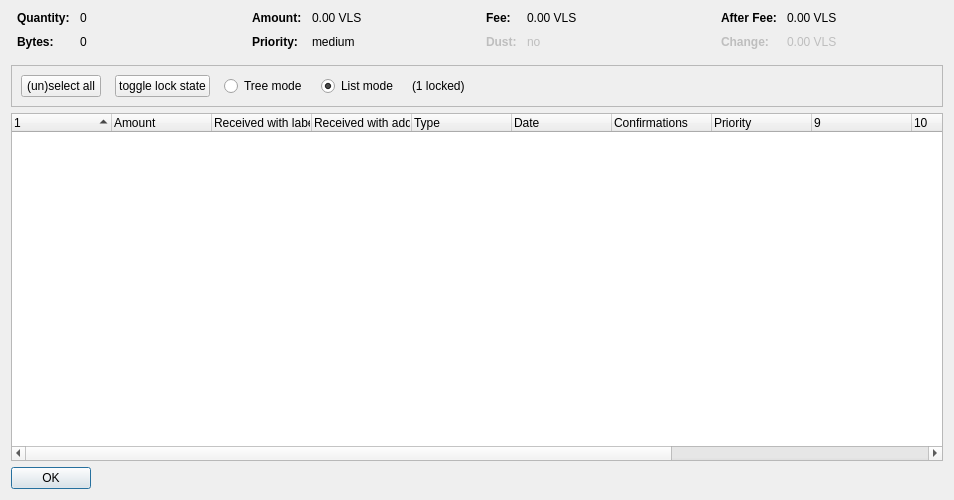
<?xml version="1.0" encoding="UTF-8"?>
<ui version="4.0">
 <class>CoinControlDialog</class>
 <widget class="QDialog" name="CoinControlDialog">
  <property name="geometry">
   <rect>
    <x>0</x>
    <y>0</y>
    <width>954</width>
    <height>500</height>
   </rect>
  </property>
  <property name="windowTitle">
   <string>Coin Selection</string>
  </property>
  <layout class="QVBoxLayout" name="verticalLayout">
   <item>
    <layout class="QHBoxLayout" name="horizontalLayoutTop" stretch="0,0,0,0">
     <property name="topMargin">
      <number>0</number>
     </property>
     <property name="bottomMargin">
      <number>10</number>
     </property>
     <item>
      <layout class="QFormLayout" name="formLayoutCoinControl1">
       <property name="horizontalSpacing">
        <number>10</number>
       </property>
       <property name="verticalSpacing">
        <number>10</number>
       </property>
       <property name="leftMargin">
        <number>6</number>
       </property>
       <property name="rightMargin">
        <number>6</number>
       </property>
       <item row="0" column="0">
        <widget class="QLabel" name="labelCoinControlQuantityText">
         <property name="font">
          <font>
           <weight>75</weight>
           <bold>true</bold>
          </font>
         </property>
         <property name="text">
          <string>Quantity:</string>
         </property>
        </widget>
       </item>
       <item row="0" column="1">
        <widget class="QLabel" name="labelCoinControlQuantity">
         <property name="cursor">
          <cursorShape>IBeamCursor</cursorShape>
         </property>
         <property name="contextMenuPolicy">
          <enum>Qt::ActionsContextMenu</enum>
         </property>
         <property name="text">
          <string notr="true">0</string>
         </property>
         <property name="textInteractionFlags">
          <set>Qt::LinksAccessibleByMouse|Qt::TextSelectableByKeyboard|Qt::TextSelectableByMouse</set>
         </property>
        </widget>
       </item>
       <item row="1" column="0">
        <widget class="QLabel" name="labelCoinControlBytesText">
         <property name="font">
          <font>
           <weight>75</weight>
           <bold>true</bold>
          </font>
         </property>
         <property name="text">
          <string>Bytes:</string>
         </property>
        </widget>
       </item>
       <item row="1" column="1">
        <widget class="QLabel" name="labelCoinControlBytes">
         <property name="cursor">
          <cursorShape>IBeamCursor</cursorShape>
         </property>
         <property name="contextMenuPolicy">
          <enum>Qt::ActionsContextMenu</enum>
         </property>
         <property name="text">
          <string notr="true">0</string>
         </property>
         <property name="textInteractionFlags">
          <set>Qt::LinksAccessibleByMouse|Qt::TextSelectableByKeyboard|Qt::TextSelectableByMouse</set>
         </property>
        </widget>
       </item>
      </layout>
     </item>
     <item>
      <layout class="QFormLayout" name="formLayoutCoinControl2">
       <property name="horizontalSpacing">
        <number>10</number>
       </property>
       <property name="verticalSpacing">
        <number>10</number>
       </property>
       <property name="leftMargin">
        <number>6</number>
       </property>
       <property name="rightMargin">
        <number>6</number>
       </property>
       <item row="0" column="0">
        <widget class="QLabel" name="labelCoinControlAmountText">
         <property name="font">
          <font>
           <weight>75</weight>
           <bold>true</bold>
          </font>
         </property>
         <property name="text">
          <string>Amount:</string>
         </property>
        </widget>
       </item>
       <item row="0" column="1">
        <widget class="QLabel" name="labelCoinControlAmount">
         <property name="cursor">
          <cursorShape>IBeamCursor</cursorShape>
         </property>
         <property name="contextMenuPolicy">
          <enum>Qt::ActionsContextMenu</enum>
         </property>
         <property name="text">
          <string notr="true">0.00 VLS</string>
         </property>
         <property name="textInteractionFlags">
          <set>Qt::LinksAccessibleByMouse|Qt::TextSelectableByKeyboard|Qt::TextSelectableByMouse</set>
         </property>
        </widget>
       </item>
       <item row="1" column="0">
        <widget class="QLabel" name="labelCoinControlPriorityText">
         <property name="font">
          <font>
           <weight>75</weight>
           <bold>true</bold>
          </font>
         </property>
         <property name="text">
          <string>Priority:</string>
         </property>
        </widget>
       </item>
       <item row="1" column="1">
        <widget class="QLabel" name="labelCoinControlPriority">
         <property name="cursor">
          <cursorShape>IBeamCursor</cursorShape>
         </property>
         <property name="contextMenuPolicy">
          <enum>Qt::ActionsContextMenu</enum>
         </property>
         <property name="text">
          <string>medium</string>
         </property>
         <property name="textInteractionFlags">
          <set>Qt::LinksAccessibleByMouse|Qt::TextSelectableByKeyboard|Qt::TextSelectableByMouse</set>
         </property>
        </widget>
       </item>
      </layout>
     </item>
     <item>
      <layout class="QFormLayout" name="formLayoutCoinControl3">
       <property name="horizontalSpacing">
        <number>10</number>
       </property>
       <property name="verticalSpacing">
        <number>10</number>
       </property>
       <property name="leftMargin">
        <number>6</number>
       </property>
       <property name="rightMargin">
        <number>6</number>
       </property>
       <item row="0" column="0">
        <widget class="QLabel" name="labelCoinControlFeeText">
         <property name="font">
          <font>
           <weight>75</weight>
           <bold>true</bold>
          </font>
         </property>
         <property name="text">
          <string>Fee:</string>
         </property>
        </widget>
       </item>
       <item row="0" column="1">
        <widget class="QLabel" name="labelCoinControlFee">
         <property name="cursor">
          <cursorShape>IBeamCursor</cursorShape>
         </property>
         <property name="contextMenuPolicy">
          <enum>Qt::ActionsContextMenu</enum>
         </property>
         <property name="text">
          <string notr="true">0.00 VLS</string>
         </property>
         <property name="textInteractionFlags">
          <set>Qt::LinksAccessibleByMouse|Qt::TextSelectableByKeyboard|Qt::TextSelectableByMouse</set>
         </property>
        </widget>
       </item>
       <item row="1" column="0">
        <widget class="QLabel" name="labelCoinControlLowOutputText">
         <property name="enabled">
          <bool>false</bool>
         </property>
         <property name="font">
          <font>
           <weight>75</weight>
           <bold>true</bold>
          </font>
         </property>
         <property name="text">
          <string>Dust:</string>
         </property>
        </widget>
       </item>
       <item row="1" column="1">
        <widget class="QLabel" name="labelCoinControlLowOutput">
         <property name="enabled">
          <bool>false</bool>
         </property>
         <property name="cursor">
          <cursorShape>IBeamCursor</cursorShape>
         </property>
         <property name="contextMenuPolicy">
          <enum>Qt::ActionsContextMenu</enum>
         </property>
         <property name="text">
          <string>no</string>
         </property>
         <property name="textInteractionFlags">
          <set>Qt::LinksAccessibleByMouse|Qt::TextSelectableByKeyboard|Qt::TextSelectableByMouse</set>
         </property>
        </widget>
       </item>
      </layout>
     </item>
     <item>
      <layout class="QFormLayout" name="formLayoutCoinControl4">
       <property name="horizontalSpacing">
        <number>10</number>
       </property>
       <property name="verticalSpacing">
        <number>10</number>
       </property>
       <property name="leftMargin">
        <number>6</number>
       </property>
       <property name="rightMargin">
        <number>6</number>
       </property>
       <item row="0" column="0">
        <widget class="QLabel" name="labelCoinControlAfterFeeText">
         <property name="font">
          <font>
           <weight>75</weight>
           <bold>true</bold>
          </font>
         </property>
         <property name="text">
          <string>After Fee:</string>
         </property>
        </widget>
       </item>
       <item row="0" column="1">
        <widget class="QLabel" name="labelCoinControlAfterFee">
         <property name="cursor">
          <cursorShape>IBeamCursor</cursorShape>
         </property>
         <property name="contextMenuPolicy">
          <enum>Qt::ActionsContextMenu</enum>
         </property>
         <property name="text">
          <string notr="true">0.00 VLS</string>
         </property>
         <property name="textInteractionFlags">
          <set>Qt::LinksAccessibleByMouse|Qt::TextSelectableByKeyboard|Qt::TextSelectableByMouse</set>
         </property>
        </widget>
       </item>
       <item row="1" column="0">
        <widget class="QLabel" name="labelCoinControlChangeText">
         <property name="enabled">
          <bool>false</bool>
         </property>
         <property name="font">
          <font>
           <weight>75</weight>
           <bold>true</bold>
          </font>
         </property>
         <property name="text">
          <string>Change:</string>
         </property>
        </widget>
       </item>
       <item row="1" column="1">
        <widget class="QLabel" name="labelCoinControlChange">
         <property name="enabled">
          <bool>false</bool>
         </property>
         <property name="cursor">
          <cursorShape>IBeamCursor</cursorShape>
         </property>
         <property name="contextMenuPolicy">
          <enum>Qt::ActionsContextMenu</enum>
         </property>
         <property name="text">
          <string notr="true">0.00 VLS</string>
         </property>
         <property name="textInteractionFlags">
          <set>Qt::LinksAccessibleByMouse|Qt::TextSelectableByKeyboard|Qt::TextSelectableByMouse</set>
         </property>
        </widget>
       </item>
      </layout>
     </item>
    </layout>
   </item>
   <item>
    <widget class="QFrame" name="frame">
     <property name="minimumSize">
      <size>
       <width>0</width>
       <height>40</height>
      </size>
     </property>
     <property name="frameShape">
      <enum>QFrame::StyledPanel</enum>
     </property>
     <property name="frameShadow">
      <enum>QFrame::Sunken</enum>
     </property>
     <layout class="QHBoxLayout" name="horizontalLayout">
      <item>
       <layout class="QHBoxLayout" name="horizontalLayoutPanel" stretch="0,0,0,0,0,0">
        <property name="spacing">
         <number>14</number>
        </property>
        <item>
         <widget class="QPushButton" name="pushButtonSelectAll">
          <property name="sizePolicy">
           <sizepolicy hsizetype="Maximum" vsizetype="Fixed">
            <horstretch>0</horstretch>
            <verstretch>0</verstretch>
           </sizepolicy>
          </property>
          <property name="text">
           <string>(un)select all</string>
          </property>
          <property name="autoDefault">
           <bool>false</bool>
          </property>
         </widget>
        </item>
        <item>
         <widget class="QPushButton" name="pushButtonToggleLock">
          <property name="sizePolicy">
           <sizepolicy hsizetype="Maximum" vsizetype="Fixed">
            <horstretch>0</horstretch>
            <verstretch>0</verstretch>
           </sizepolicy>
          </property>
          <property name="text">
           <string>toggle lock state</string>
          </property>
          <property name="autoDefault">
           <bool>false</bool>
          </property>
         </widget>
        </item>
        <item>
         <widget class="QRadioButton" name="radioTreeMode">
          <property name="sizePolicy">
           <sizepolicy hsizetype="Maximum" vsizetype="Fixed">
            <horstretch>0</horstretch>
            <verstretch>0</verstretch>
           </sizepolicy>
          </property>
          <property name="text">
           <string>Tree mode</string>
          </property>
         </widget>
        </item>
        <item>
         <widget class="QRadioButton" name="radioListMode">
          <property name="sizePolicy">
           <sizepolicy hsizetype="Maximum" vsizetype="Fixed">
            <horstretch>0</horstretch>
            <verstretch>0</verstretch>
           </sizepolicy>
          </property>
          <property name="text">
           <string>List mode</string>
          </property>
          <property name="checked">
           <bool>true</bool>
          </property>
         </widget>
        </item>
        <item>
         <widget class="QLabel" name="labelLocked">
          <property name="text">
           <string>(1 locked)</string>
          </property>
         </widget>
        </item>
        <item>
         <spacer name="horizontalSpacer">
          <property name="orientation">
           <enum>Qt::Horizontal</enum>
          </property>
          <property name="sizeHint" stdset="0">
           <size>
            <width>40</width>
            <height>20</height>
           </size>
          </property>
         </spacer>
        </item>
       </layout>
      </item>
     </layout>
    </widget>
   </item>
   <item>
    <widget class="CoinControlTreeWidget" name="treeWidget">
     <property name="contextMenuPolicy">
      <enum>Qt::CustomContextMenu</enum>
     </property>
     <property name="sortingEnabled">
      <bool>false</bool>
     </property>
     <property name="columnCount">
      <number>13</number>
     </property>
     <attribute name="headerShowSortIndicator" stdset="0">
      <bool>true</bool>
     </attribute>
     <attribute name="headerStretchLastSection">
      <bool>false</bool>
     </attribute>
     <column>
      <property name="text">
       <string/>
      </property>
     </column>
     <column>
      <property name="text">
       <string>Amount</string>
      </property>
     </column>
     <column>
      <property name="text">
       <string>Received with label</string>
      </property>
     </column>
     <column>
      <property name="text">
       <string>Received with address</string>
      </property>
     </column>
     <column>
      <property name="text">
       <string>Type</string>
      </property>
     </column>
     <column>
      <property name="text">
       <string>Date</string>
      </property>
     </column>
     <column>
      <property name="text">
       <string>Confirmations</string>
      </property>
      <property name="toolTip">
       <string>Confirmed</string>
      </property>
     </column>
     <column>
      <property name="text">
       <string>Priority</string>
      </property>
     </column>
     <column>
      <property name="text">
       <string/>
      </property>
     </column>
     <column>
      <property name="text">
       <string/>
      </property>
     </column>
     <column>
      <property name="text">
       <string/>
      </property>
     </column>
     <column>
      <property name="text">
       <string/>
      </property>
     </column>
     <column>
      <property name="text">
       <string/>
      </property>
     </column>
    </widget>
   </item>
   <item>
    <widget class="QDialogButtonBox" name="buttonBox">
     <property name="sizePolicy">
      <sizepolicy hsizetype="Maximum" vsizetype="Fixed">
       <horstretch>0</horstretch>
       <verstretch>0</verstretch>
      </sizepolicy>
     </property>
     <property name="orientation">
      <enum>Qt::Horizontal</enum>
     </property>
     <property name="standardButtons">
      <set>QDialogButtonBox::Ok</set>
     </property>
    </widget>
   </item>
  </layout>
 </widget>
 <customwidgets>
  <customwidget>
   <class>CoinControlTreeWidget</class>
   <extends>QTreeWidget</extends>
   <header>coincontroltreewidget.h</header>
  </customwidget>
 </customwidgets>
 <resources/>
 <connections/>
</ui>
